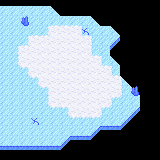

Rendered tile map (Tiled .tmx) drawn with the repository's tilesets; below, a short description and the full map source, tile grids included:
An orthogonal 16x16 tile map with 10x10 px tiles, 6 tile layers (ice and snow, snow border U, snow border R, snow border D, ...).

<map version="1.10" tiledversion="1.10.1" orientation="orthogonal" renderorder="right-down" width="16" height="16" tilewidth="10" tileheight="10" infinite="0" nextlayerid="7" nextobjectid="1">
 <tileset firstgid="1" source="../../Tiles/thicket tiles.tsx" />
 <layer id="1" name="ice and snow" width="16" height="16">
  <data encoding="csv">
37,37,37,37,37,0,37,37,37,37,37,37,37,37,37,37,
26,26,26,26,26,22,37,37,37,37,37,37,37,37,37,37,
26,26,26,26,26,26,26,26,26,22,37,37,37,37,37,37,
26,26,26,26,26,28,28,28,27,26,26,22,37,37,37,37,
26,26,26,28,28,28,28,28,28,26,26,24,37,37,37,37,
26,26,28,28,28,28,28,28,28,26,26,37,37,37,37,37,
26,26,28,28,28,28,28,28,28,28,26,22,37,37,37,37,
26,26,26,28,28,28,28,28,28,28,28,26,37,37,37,37,
26,26,26,26,28,28,28,28,28,28,28,28,22,37,37,37,
26,26,26,26,26,28,28,28,28,28,28,28,26,22,37,37,
26,26,26,26,26,28,28,28,28,28,28,26,26,26,37,37,
26,26,26,26,26,26,26,28,28,28,26,26,26,24,37,37,
26,26,26,27,26,26,26,26,26,26,26,26,24,37,37,37,
26,26,26,26,26,26,26,26,26,24,37,37,37,37,37,37,
26,26,26,26,26,26,24,37,37,37,37,37,37,37,37,37,
37,37,37,37,37,37,37,37,37,37,37,37,37,37,37,37
</data>
 </layer>
 <layer id="2" name="snow border U" width="16" height="16">
  <data encoding="csv">
0,0,0,0,0,0,0,0,0,0,0,0,0,0,0,0,
0,0,0,0,0,0,0,0,0,0,0,0,0,0,0,0,
0,0,0,0,0,29,29,29,0,0,0,0,0,0,0,0,
0,0,0,29,29,0,0,0,29,0,0,0,0,0,0,0,
0,0,29,0,0,0,0,0,0,0,0,0,0,0,0,0,
0,0,0,0,0,0,0,0,0,29,0,0,0,0,0,0,
0,0,0,0,0,0,0,0,0,0,29,0,0,0,0,0,
0,0,0,0,0,0,0,0,0,0,0,29,0,0,0,0,
0,0,0,0,0,0,0,0,0,0,0,0,0,0,0,0,
0,0,0,0,0,0,0,0,0,0,0,0,0,0,0,0,
0,0,0,0,0,0,0,0,0,0,0,0,0,0,0,0,
0,0,0,0,0,0,0,0,0,0,0,0,0,0,0,0,
0,0,0,0,0,0,0,0,0,0,0,0,0,0,0,0,
0,0,0,0,0,0,0,0,0,0,0,0,0,0,0,0,
0,0,0,0,0,0,0,0,0,0,0,0,0,0,0,0,
0,0,0,0,0,0,0,0,0,0,0,0,0,0,0,0
</data>
 </layer>
 <layer id="3" name="snow border R" width="16" height="16">
  <data encoding="csv">
0,0,0,0,0,0,0,0,0,0,0,0,0,0,0,0,
0,0,0,0,0,0,0,0,0,0,0,0,0,0,0,0,
0,0,0,0,0,0,0,0,0,0,0,0,0,0,0,0,
0,0,0,0,0,0,0,0,30,0,0,0,0,0,0,0,
0,0,0,0,0,0,0,0,0,30,0,0,0,0,0,0,
0,0,0,0,0,0,0,0,0,30,0,0,0,0,0,0,
0,0,0,0,0,0,0,0,0,0,30,0,0,0,0,0,
0,0,0,0,0,0,0,0,0,0,0,30,0,0,0,0,
0,0,0,0,0,0,0,0,0,0,0,0,30,0,0,0,
0,0,0,0,0,0,0,0,0,0,0,0,30,0,0,0,
0,0,0,0,0,0,0,0,0,0,0,30,0,0,0,0,
0,0,0,0,0,0,0,0,0,0,30,0,0,0,0,0,
0,0,0,0,0,0,0,0,0,0,0,0,0,0,0,0,
0,0,0,0,0,0,0,0,0,0,0,0,0,0,0,0,
0,0,0,0,0,0,0,0,0,0,0,0,0,0,0,0,
0,0,0,0,0,0,0,0,0,0,0,0,0,0,0,0
</data>
 </layer>
 <layer id="4" name="snow border D" width="16" height="16">
  <data encoding="csv">
0,0,0,0,0,0,0,0,0,0,0,0,0,0,0,0,
0,0,0,0,0,0,0,0,0,0,0,0,0,0,0,0,
0,0,0,0,0,0,0,0,0,0,0,0,0,0,0,0,
0,0,0,0,0,0,0,0,0,0,0,0,0,0,0,0,
0,0,0,0,0,0,0,0,0,0,0,0,0,0,0,0,
0,0,0,0,0,0,0,0,0,0,0,0,0,0,0,0,
0,0,0,0,0,0,0,0,0,0,0,0,0,0,0,0,
0,0,32,0,0,0,0,0,0,0,0,0,0,0,0,0,
0,0,0,32,0,0,0,0,0,0,0,0,0,0,0,0,
0,0,0,0,32,0,0,0,0,0,0,0,0,0,0,0,
0,0,0,0,0,0,0,0,0,0,0,32,0,0,0,0,
0,0,0,0,0,32,32,0,0,0,32,0,0,0,0,0,
0,0,0,0,0,0,0,32,32,32,0,0,0,0,0,0,
0,0,0,0,0,0,0,0,0,0,0,0,0,0,0,0,
0,0,0,0,0,0,0,0,0,0,0,0,0,0,0,0,
0,0,0,0,0,0,0,0,0,0,0,0,0,0,0,0
</data>
 </layer>
 <layer id="5" name="snow border L" width="16" height="16">
  <data encoding="csv">
0,0,0,0,0,0,0,0,0,0,0,0,0,0,0,0,
0,0,0,0,0,0,0,0,0,0,0,0,0,0,0,0,
0,0,0,0,0,0,0,0,0,0,0,0,0,0,0,0,
0,0,0,0,31,0,0,0,0,0,0,0,0,0,0,0,
0,0,31,0,0,0,0,0,0,0,0,0,0,0,0,0,
0,31,0,0,0,0,0,0,0,0,0,0,0,0,0,0,
0,31,0,0,0,0,0,0,0,0,0,0,0,0,0,0,
0,0,31,0,0,0,0,0,0,0,0,0,0,0,0,0,
0,0,0,31,0,0,0,0,0,0,0,0,0,0,0,0,
0,0,0,0,31,0,0,0,0,0,0,0,0,0,0,0,
0,0,0,0,31,0,0,0,0,0,0,0,0,0,0,0,
0,0,0,0,0,0,31,0,0,0,0,0,0,0,0,0,
0,0,0,0,0,0,0,0,0,0,0,0,0,0,0,0,
0,0,0,0,0,0,0,0,0,0,0,0,0,0,0,0,
0,0,0,0,0,0,0,0,0,0,0,0,0,0,0,0,
0,0,0,0,0,0,0,0,0,0,0,0,0,0,0,0
</data>
 </layer>
 <layer id="6" name="decor" width="16" height="16">
  <data encoding="csv">
0,0,0,0,0,0,0,0,0,0,0,0,0,0,0,0,
0,0,0,0,0,0,0,0,0,0,0,0,0,0,0,0,
0,0,33,0,0,0,0,0,0,0,0,0,0,0,0,0,
0,0,0,0,0,0,0,0,0,0,0,0,0,0,0,0,
0,0,0,0,0,0,0,0,0,0,0,0,0,0,0,0,
0,0,0,0,0,0,0,0,0,0,0,0,0,0,0,0,
0,0,0,0,0,0,0,0,0,0,0,0,0,0,0,0,
0,0,0,0,0,0,0,0,0,0,0,0,0,0,0,0,
0,0,0,0,0,0,0,0,0,0,0,0,0,0,0,0,
0,0,0,0,0,0,0,0,0,0,0,0,0,33,0,0,
0,0,0,0,0,0,0,0,0,0,0,0,0,0,0,0,
0,0,0,0,0,0,0,0,0,0,0,0,0,0,0,0,
0,0,0,0,0,0,0,0,0,0,0,0,0,0,0,0,
0,0,0,0,0,0,0,0,0,0,0,0,0,0,0,0,
0,0,0,0,0,0,0,0,0,0,0,0,0,0,0,0,
0,0,0,0,0,0,0,0,0,0,0,0,0,0,0,0
</data>
 </layer>
</map>
